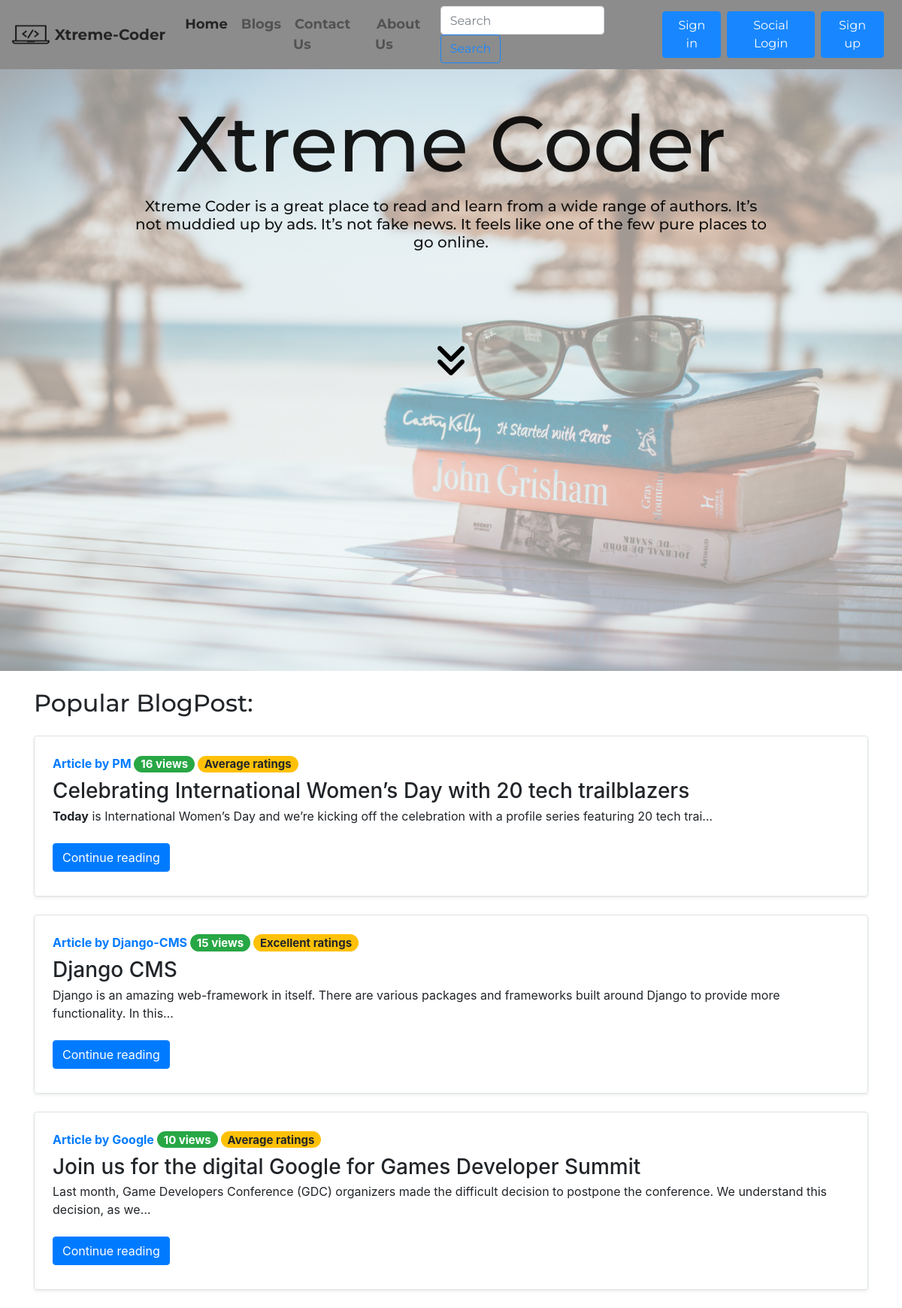
The page / on the database its author committed.
### blog/models.py (models this page shows, shortened)
class Post(models.Model):
    sno = models.AutoField(primary_key=True);
    title = models.CharField(max_length=255);
    content = models.TextField();
    author = models.CharField(max_length=130);
    slug = models.CharField(max_length=130);
    views = models.IntegerField(default=0);
    rating = models.CharField(max_length = 10, choices = Rating)
    timeStamp = models.DateTimeField(blank=True);

### home/views.py (the view)
# urls.py: 2. Add a URL to urlpatterns:  path('', views.home, name='home')
def home(request):
    allPosts = Post.objects.all().order_by('-views')[:3]
    context = {'allPosts':allPosts}
    return render(request,'home/home.html',context)

### templates/home/home.html (shortened to what this page needs)
{% extends 'base.html' %}
{% load static %}
{% block homeactive %} active {% endblock homeactive %}
{% block body %}
<section id="car">
<div class="mb-2">
<div id="carouselExampleSlidesOnly" class="carousel slide" data-ride="carousel">
  <div class="carousel-inner">
    <div class="carousel-item active">
        <img style="opacity:0.5;width:100%;height:90%;" src="{% static "img/bg5.jpg" %}" class="d-block" alt="...">
        <div class="carousel-caption d-none d-md-block">
        <h1>Xtreme Coder</h1>
        <h5>Xtreme Coder is a great place to read and learn from a wide range of authors. It’s not muddied up by ads. It’s not fake news. It feels like one of the few pure places to go online.</h5>
      <a href="" style="display:inline"><i href="#b" class='fas fa-angle-double-down sticky-top' style='font-size:48px;color:black;padding-bottom: 350px;'></i></a>
      </div>
    </div>
  </div>
</div>
</div>
</section>
<section id="b">
<div class="container my-4" >
<h2 style="font-family: 'Montserrat', sans-serif;">Popular BlogPost:</h2>
{% for post in allPosts %}
<div class="row no-gutters border rounded overflow-hidden flex-md-row my-4 shadow-sm h-md-250 position-relative">
        <div class="col p-4 d-flex flex-column position-static">
          <strong class="d-inline-block mb-2 text-primary">Article by {{post.author}} <span class="badge badge-pill badge-success" style="font-size:15px">{{post.views}} views</span>  <span class="badge badge-pill badge-warning" style="font-size:15px">{{post.rating}} ratings</span></strong>
          <h3 class="mb-0">{{post.title}}</h3>
          <p class="card-text mb-auto">{{post.content|safe | truncatechars:150}}</p>
         <div class="my-2">
            <a href="/blog/{{post.slug}}" role="button"class="btn btn-primary">Continue reading</a>
            </div>
        </div>
      </div>
         {% endfor %}
</div>
</section>
{% endblock body %}

### static/extra1.css (style rules this page uses)
.carousel-item h1 { font-size: 6.5rem; color:black; opacity:0.9; font-family: 'Montserrat', sans-serif; }
.carousel-item h5 { color:black; opacity:0.9; font-family: 'Montserrat', sans-serif; margin-bottom: 7.5rem; line-height: 1.5rem; }

### rows shown on the page
Post: author "PM", views "16", rating "Average", title "Celebrating International Women’s Day with 20 tech trailblazers", content "Today is International Women’s Day and we’re kicking off the celebration with a profile series featuring 20 tech trai…"
Post: author "Django-CMS", views "15", rating "Excellent", title "Django CMS", content "Django is an amazing web-framework in itself. There are various packages and frameworks built around Django to provide more functionality. In this…"
Post: author "Google", views "10", rating "Average", title "Join us for the digital Google for Games Developer Summit", content "Last month, Game Developers Conference (GDC) organizers made the difficult decision to postpone the conference. We understand this decision, as we…"
